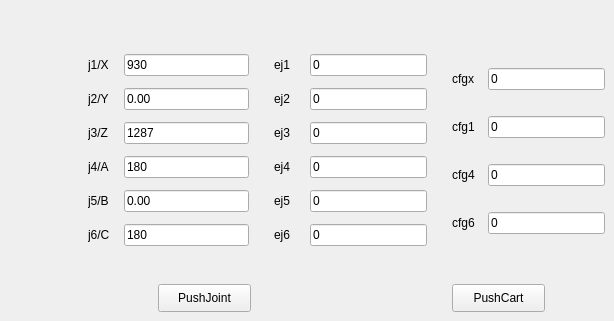
     <widget class="QWidget" name="tab_27">
      <attribute name="title">
       <string>添加点位队列</string>
      </attribute>
      <widget class="QWidget" name="layoutWidget_97">
       <property name="geometry">
        <rect>
         <x>274</x>
         <y>48</y>
         <width>153</width>
         <height>206</height>
        </rect>
       </property>
       <layout class="QVBoxLayout" name="verticalLayout_100">
        <item>
         <layout class="QHBoxLayout" name="horizontalLayout_415">
          <item>
           <widget class="QLabel" name="mj1_34">
            <property name="minimumSize">
             <size>
              <width>30</width>
              <height>0</height>
             </size>
            </property>
            <property name="text">
             <string>ej1</string>
            </property>
           </widget>
          </item>
          <item>
           <widget class="QLineEdit" name="que_ej1">
            <property name="text">
             <string>0</string>
            </property>
           </widget>
          </item>
         </layout>
        </item>
        <item>
         <layout class="QHBoxLayout" name="horizontalLayout_416">
          <item>
           <widget class="QLabel" name="mj2_34">
            <property name="minimumSize">
             <size>
              <width>30</width>
              <height>0</height>
             </size>
            </property>
            <property name="text">
             <string>ej2</string>
            </property>
           </widget>
          </item>
          <item>
           <widget class="QLineEdit" name="que_ej2">
            <property name="text">
             <string>0</string>
            </property>
           </widget>
          </item>
         </layout>
        </item>
        <item>
         <layout class="QHBoxLayout" name="horizontalLayout_417">
          <item>
           <widget class="QLabel" name="mj3_34">
            <property name="minimumSize">
             <size>
              <width>30</width>
              <height>0</height>
             </size>
            </property>
            <property name="text">
             <string>ej3</string>
            </property>
           </widget>
          </item>
          <item>
           <widget class="QLineEdit" name="que_ej3">
            <property name="text">
             <string>0</string>
            </property>
           </widget>
          </item>
         </layout>
        </item>
        <item>
         <layout class="QHBoxLayout" name="horizontalLayout_418">
          <item>
           <widget class="QLabel" name="mj4_40">
            <property name="minimumSize">
             <size>
              <width>30</width>
              <height>0</height>
             </size>
            </property>
            <property name="text">
             <string>ej4</string>
            </property>
           </widget>
          </item>
          <item>
           <widget class="QLineEdit" name="que_ej4">
            <property name="text">
             <string>0</string>
            </property>
           </widget>
          </item>
         </layout>
        </item>
        <item>
         <layout class="QHBoxLayout" name="horizontalLayout_419">
          <item>
           <widget class="QLabel" name="mj4_41">
            <property name="minimumSize">
             <size>
              <width>30</width>
              <height>0</height>
             </size>
            </property>
            <property name="text">
             <string>ej5</string>
            </property>
           </widget>
          </item>
          <item>
           <widget class="QLineEdit" name="que_ej5">
            <property name="text">
             <string>0</string>
            </property>
           </widget>
          </item>
         </layout>
        </item>
        <item>
         <layout class="QHBoxLayout" name="horizontalLayout_420">
          <item>
           <widget class="QLabel" name="mj4_42">
            <property name="minimumSize">
             <size>
              <width>30</width>
              <height>0</height>
             </size>
            </property>
            <property name="text">
             <string>ej6</string>
            </property>
           </widget>
          </item>
          <item>
           <widget class="QLineEdit" name="que_ej6">
            <property name="text">
             <string>0</string>
            </property>
           </widget>
          </item>
         </layout>
        </item>
       </layout>
      </widget>
      <widget class="QWidget" name="layoutWidget_98">
       <property name="geometry">
        <rect>
         <x>88</x>
         <y>48</y>
         <width>161</width>
         <height>206</height>
        </rect>
       </property>
       <layout class="QVBoxLayout" name="verticalLayout_101">
        <item>
         <layout class="QHBoxLayout" name="horizontalLayout_421">
          <item>
           <widget class="QLabel" name="mj1_35">
            <property name="minimumSize">
             <size>
              <width>30</width>
              <height>0</height>
             </size>
            </property>
            <property name="text">
             <string>j1/X</string>
            </property>
           </widget>
          </item>
          <item>
           <widget class="QLineEdit" name="que_j1">
            <property name="text">
             <string>930</string>
            </property>
           </widget>
          </item>
         </layout>
        </item>
        <item>
         <layout class="QHBoxLayout" name="horizontalLayout_422">
          <item>
           <widget class="QLabel" name="mj2_35">
            <property name="minimumSize">
             <size>
              <width>30</width>
              <height>0</height>
             </size>
            </property>
            <property name="text">
             <string>j2/Y</string>
            </property>
           </widget>
          </item>
          <item>
           <widget class="QLineEdit" name="que_j2">
            <property name="text">
             <string>0.00</string>
            </property>
           </widget>
          </item>
         </layout>
        </item>
        <item>
         <layout class="QHBoxLayout" name="horizontalLayout_423">
          <item>
           <widget class="QLabel" name="mj3_35">
            <property name="minimumSize">
             <size>
              <width>30</width>
              <height>0</height>
             </size>
            </property>
            <property name="text">
             <string>j3/Z</string>
            </property>
           </widget>
          </item>
          <item>
           <widget class="QLineEdit" name="que_j3">
            <property name="text">
             <string>1287</string>
            </property>
           </widget>
          </item>
         </layout>
        </item>
        <item>
         <layout class="QHBoxLayout" name="horizontalLayout_424">
          <item>
           <widget class="QLabel" name="mj4_43">
            <property name="minimumSize">
             <size>
              <width>30</width>
              <height>0</height>
             </size>
            </property>
            <property name="text">
             <string>j4/A</string>
            </property>
           </widget>
          </item>
          <item>
           <widget class="QLineEdit" name="que_j4">
            <property name="text">
             <string>180</string>
            </property>
           </widget>
          </item>
         </layout>
        </item>
        <item>
         <layout class="QHBoxLayout" name="horizontalLayout_425">
          <item>
           <widget class="QLabel" name="mj5_22">
            <property name="minimumSize">
             <size>
              <width>30</width>
              <height>0</height>
             </size>
            </property>
            <property name="text">
             <string>j5/B</string>
            </property>
           </widget>
          </item>
          <item>
           <widget class="QLineEdit" name="que_j5">
            <property name="text">
             <string>0.00</string>
            </property>
           </widget>
          </item>
         </layout>
        </item>
        <item>
         <layout class="QHBoxLayout" name="horizontalLayout_426">
          <item>
           <widget class="QLabel" name="mj6_70">
            <property name="minimumSize">
             <size>
              <width>30</width>
              <height>0</height>
             </size>
            </property>
            <property name="text">
             <string>j6/C</string>
            </property>
           </widget>
          </item>
          <item>
           <widget class="QLineEdit" name="que_j6">
            <property name="text">
             <string>180</string>
            </property>
           </widget>
          </item>
         </layout>
        </item>
       </layout>
      </widget>
      <widget class="QWidget" name="layoutWidget_99">
       <property name="geometry">
        <rect>
         <x>452</x>
         <y>48</y>
         <width>153</width>
         <height>206</height>
        </rect>
       </property>
       <layout class="QVBoxLayout" name="verticalLayout_102">
        <item>
         <layout class="QHBoxLayout" name="horizontalLayout_431">
          <item>
           <widget class="QLabel" name="mj1_37">
            <property name="minimumSize">
             <size>
              <width>30</width>
              <height>0</height>
             </size>
            </property>
            <property name="text">
             <string>cfgx</string>
            </property>
           </widget>
          </item>
          <item>
           <widget class="QLineEdit" name="que_cfgx">
            <property name="text">
             <string>0</string>
            </property>
           </widget>
          </item>
         </layout>
        </item>
        <item>
         <layout class="QHBoxLayout" name="horizontalLayout_432">
          <item>
           <widget class="QLabel" name="mj2_37">
            <property name="minimumSize">
             <size>
              <width>30</width>
              <height>0</height>
             </size>
            </property>
            <property name="text">
             <string>cfg1</string>
            </property>
           </widget>
          </item>
          <item>
           <widget class="QLineEdit" name="que_cfg1">
            <property name="text">
             <string>0</string>
            </property>
           </widget>
          </item>
         </layout>
        </item>
        <item>
         <layout class="QHBoxLayout" name="horizontalLayout_433">
          <item>
           <widget class="QLabel" name="mj3_37">
            <property name="minimumSize">
             <size>
              <width>30</width>
              <height>0</height>
             </size>
            </property>
            <property name="text">
             <string>cfg4</string>
            </property>
           </widget>
          </item>
          <item>
           <widget class="QLineEdit" name="que_cfg4">
            <property name="text">
             <string>0</string>
            </property>
           </widget>
          </item>
         </layout>
        </item>
        <item>
         <layout class="QHBoxLayout" name="horizontalLayout_434">
          <item>
           <widget class="QLabel" name="mj4_45">
            <property name="minimumSize">
             <size>
              <width>30</width>
              <height>0</height>
             </size>
            </property>
            <property name="text">
             <string>cfg6</string>
            </property>
           </widget>
          </item>
          <item>
           <widget class="QLineEdit" name="que_cfg6">
            <property name="text">
             <string>0</string>
            </property>
           </widget>
          </item>
         </layout>
        </item>
       </layout>
      </widget>
      <widget class="QPushButton" name="pushjointque">
       <property name="geometry">
        <rect>
         <x>158</x>
         <y>284</y>
         <width>93</width>
         <height>28</height>
        </rect>
       </property>
       <property name="text">
        <string>PushJoint</string>
       </property>
      </widget>
      <widget class="QPushButton" name="pushcartque">
       <property name="geometry">
        <rect>
         <x>452</x>
         <y>284</y>
         <width>93</width>
         <height>28</height>
        </rect>
       </property>
       <property name="text">
        <string>PushCart</string>
       </property>
      </widget>
     </widget>
